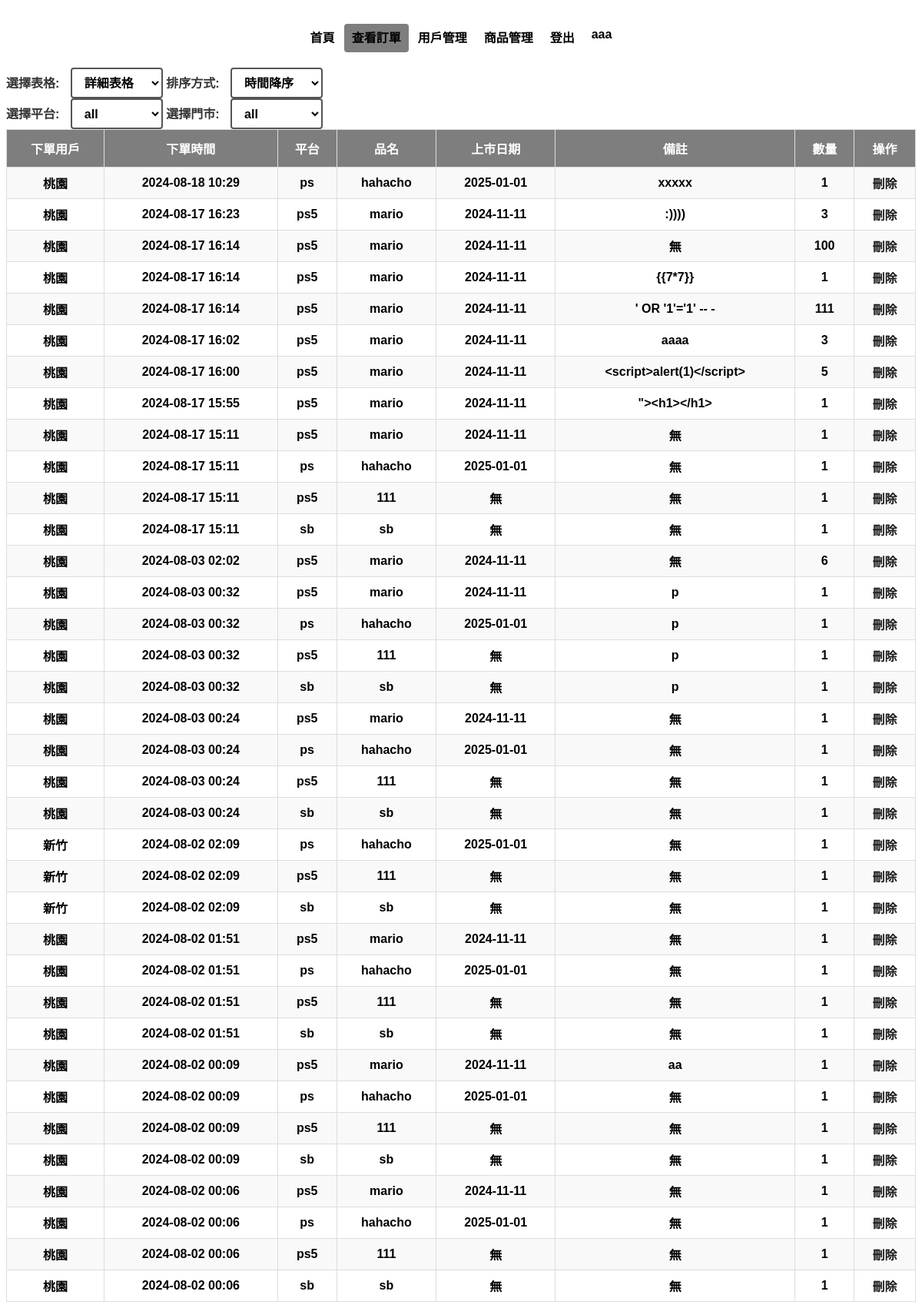
The page /op/check/ (signed in) on the database its author committed.
### base/models.py (models this page shows)
class Order(models.Model):
    id = models.AutoField(primary_key=True)
    product = models.ForeignKey(Product, on_delete=models.CASCADE, related_name='orders')  # 關聯到商品表的外鍵
    create_at = models.DateTimeField(auto_now_add=True)
    notes = models.TextField(blank=True, null=True)  # 訂單的備註
    quantity = models.IntegerField()  # 訂單中的商品數量
    user = models.ForeignKey(ExtendedUser, on_delete=models.CASCADE, related_name='orders',blank=True, null=True)

class ExtendedUser(models.Model):
    user = models.OneToOneField(User, on_delete=models.CASCADE)
    name = models.CharField(max_length=20)
    user_class = models.CharField(max_length=20)

class Product(models.Model):
    id = models.AutoField(primary_key=True)
    release_date = models.DateField(blank=True, null=True)
    platform = models.CharField(max_length=10)
    product_name = models.CharField(max_length=50)
    suggested_price = models.DecimalField(max_digits=7, decimal_places=0,blank=True, null=True)
    notes = models.TextField(blank=True, null=True)

### op/views.py (the view)
# urls.py: path("check/", CheckView.as_view(), name='check'),
class CheckView(LoginRequiredMixin, TemplateView, OpRequiredMixin):
    template_name = 'opCheck.html'
    def get_context_data(self, **kwargs):
        context = super().get_context_data(**kwargs)
        orders = Order.objects.all()
        products = Product.objects.all()
        context['orders'] = orders
        return context

### template/opCheck.html (shortened to what this page needs)
{%extends "bases/Base.html"%}
{% load static %}
{%block body%}
<div class="header">
    <header class="d-flex justify-content-center py-3">
        <ul class="nav nav-pills">
            <li class="nav-item"><a href="/op/" class="nav-link" aria-current="page">首頁</a></li>
            <li class="nav-item"><a href="/op/check/" class="nav-link active">查看訂單</a></li>
            <li class="nav-item"><a href="/op/userManage/?page=1" class="nav-link">用戶管理</a></li>
            <li class="nav-item"><a href="/op/productManage/" class="nav-link">商品管理</a></li>
            <li class="nav-item"><a href="/logout/" class="nav-link">登出</a></li>
            <li class="nav-item"><a href="/logout/" class="nav-link">{{ user.username }}</a></li>
        </ul>
    </header>
</div>
<div>
    <label for="table-select">選擇表格:</label>
    <select id="table-select">
        <option value="detail">詳細表格</option>
    </select>
    <label for="sort-select" class="detailSelect">排序方式:</label>
    <select id="sort-select" class="detailSelect">
        <option value="desc">時間降序</option>
    </select>
</div>
<div>
    <label for="platform-select">選擇平台:</label>
    <select id="platform-select">
        <option value="all">all</option>
    </select>
    <label for="store-select" class="detailSelect">選擇門市:</label>
    <select id="store-select" class="detailSelect">
        <option value="all">all</option>
    </select>
</div>
<table id="detailTable" class="detail">
    <tr>
        <th>下單用戶</th>
        <th>下單時間</th>
        <th>平台</th>
        <th>品名</th>
        <th>上市日期</th>
        <th>備註</th>
        <th>數量</th>
        <th>操作</th>
    </tr>
    {%for order in orders%}
    <tr class="trs {{order.product.platform}} {{order.user.name}}">
        <td>{{order.user.name}}</td>
        <td>{{order.create_at|date:"Y-m-d H:i"}}</td>
        <td>{{order.product.platform}}</td>
        <td>{{order.product.product_name}}</td>
        <td>{{order.product.release_date|date:"Y-m-d"|default:"無"}}</td>
        <td>{{order.notes|default:"無"}}</td>
        <td>{{order.quantity}}</td>
        <td><a href="delete/?id={{order.id}}">刪除</a></td>
    </tr>
    {%endfor%}
</table>
{%endblock%}

### static/css/setting.css (style rules this page uses)
body { background-color: rgb(255, 255, 255); font-family: '微軟正黑體', 'Arial', sans-serif; font-weight: bold; color: rgb(0, 0, 0); overflow-y:scroll; }
.header a { color: rgb(0, 0, 0); }
.header a.nav-link.active { color: rgb(0, 0, 0); background-color: #00000081; }
header { text-align: center; display: grid; align-items: center; background-color: #ffffff; height: 80px; }
ul { text-align: center; list-style-type: none; padding: 0; margin: 0; display: flex; }
header .nav { display: flex; justify-self: center; }
table { width: 100%; border-collapse: collapse; }
th, td { border: 1px solid #ddd; padding: 8px; text-align: center; }
th { background-color: #f2f2f2; text-align: center; }
tr:nth-child(even) { background-color: #f9f9f9; }
th { padding-top: 12px; padding-bottom: 12px; background-color: #00000081; color: white; }
label { color: #333; margin-right: 10px; }
select { height: 40px; width: 120px; font-size: 16px; padding: 6px 12px; border: 2px solid #555555; border-radius: 4px; background-color: transparent; color: #000000; cursor: pointer; transition: all 0.3s; font-family: '微軟正黑體', 'Arial', sans-serif; font-weight: bold; }
a { text-decoration: none; color: #1e1d1d; margin: 0 1px; border-radius: 4px; transition: all 0.3s ease; font-family: '微軟正黑體', 'Arial', sans-serif; font-weight: bold; }
.nav-link { text-decoration: none; color: #1e1d1d; padding: 10px 10px; margin: 0 1px; border-radius: 4px; transition: all 0.3s ease; font-family: '微軟正黑體', 'Arial', sans-serif; font-weight: bold; }
option { font-family: '微軟正黑體', 'Arial', sans-serif; font-weight: bold; }

### rows shown on the page
Order: user.name "桃園", create_at "2024-08-02 00:06", product.platform "ps5", product.product_name "mario", product.release_date "2024-11-11", notes "無", quantity "1"
Order: user.name "桃園", create_at "2024-08-02 00:06", product.platform "ps", product.product_name "hahacho", product.release_date "2025-01-01", notes "無", quantity "1"
Order: user.name "桃園", create_at "2024-08-02 00:06", product.platform "ps5", product.product_name "111", product.release_date "無", notes "無", quantity "1"
Order: user.name "桃園", create_at "2024-08-02 00:06", product.platform "sb", product.product_name "sb", product.release_date "無", notes "無", quantity "1"
Order: user.name "桃園", create_at "2024-08-02 00:09", product.platform "ps5", product.product_name "mario", product.release_date "2024-11-11", notes "aa", quantity "1"
Order: user.name "桃園", create_at "2024-08-02 00:09", product.platform "ps", product.product_name "hahacho", product.release_date "2025-01-01", notes "無", quantity "1"
Order: user.name "桃園", create_at "2024-08-02 00:09", product.platform "ps5", product.product_name "111", product.release_date "無", notes "無", quantity "1"
Order: user.name "桃園", create_at "2024-08-02 00:09", product.platform "sb", product.product_name "sb", product.release_date "無", notes "無", quantity "1"
Order: user.name "桃園", create_at "2024-08-02 01:51", product.platform "ps5", product.product_name "mario", product.release_date "2024-11-11", notes "無", quantity "1"
Order: user.name "桃園", create_at "2024-08-02 01:51", product.platform "ps", product.product_name "hahacho", product.release_date "2025-01-01", notes "無", quantity "1"
Order: user.name "桃園", create_at "2024-08-02 01:51", product.platform "ps5", product.product_name "111", product.release_date "無", notes "無", quantity "1"
Order: user.name "桃園", create_at "2024-08-02 01:51", product.platform "sb", product.product_name "sb", product.release_date "無", notes "無", quantity "1"
Order: user.name "新竹", create_at "2024-08-02 02:09", product.platform "ps", product.product_name "hahacho", product.release_date "2025-01-01", notes "無", quantity "1"
Order: user.name "新竹", create_at "2024-08-02 02:09", product.platform "ps5", product.product_name "111", product.release_date "無", notes "無", quantity "1"
Order: user.name "新竹", create_at "2024-08-02 02:09", product.platform "sb", product.product_name "sb", product.release_date "無", notes "無", quantity "1"
Order: user.name "桃園", create_at "2024-08-03 00:24", product.platform "ps5", product.product_name "mario", product.release_date "2024-11-11", notes "無", quantity "1"
Order: user.name "桃園", create_at "2024-08-03 00:24", product.platform "ps", product.product_name "hahacho", product.release_date "2025-01-01", notes "無", quantity "1"
Order: user.name "桃園", create_at "2024-08-03 00:24", product.platform "ps5", product.product_name "111", product.release_date "無", notes "無", quantity "1"
Order: user.name "桃園", create_at "2024-08-03 00:24", product.platform "sb", product.product_name "sb", product.release_date "無", notes "無", quantity "1"
Order: user.name "桃園", create_at "2024-08-03 00:32", product.platform "ps5", product.product_name "mario", product.release_date "2024-11-11", notes "p", quantity "1"
Order: user.name "桃園", create_at "2024-08-03 00:32", product.platform "ps", product.product_name "hahacho", product.release_date "2025-01-01", notes "p", quantity "1"
Order: user.name "桃園", create_at "2024-08-03 00:32", product.platform "ps5", product.product_name "111", product.release_date "無", notes "p", quantity "1"
Order: user.name "桃園", create_at "2024-08-03 00:32", product.platform "sb", product.product_name "sb", product.release_date "無", notes "p", quantity "1"
Order: user.name "桃園", create_at "2024-08-03 02:02", product.platform "ps5", product.product_name "mario", product.release_date "2024-11-11", notes "無", quantity "6"
Order: user.name "桃園", create_at "2024-08-17 15:11", product.platform "ps5", product.product_name "mario", product.release_date "2024-11-11", notes "無", quantity "1"
Order: user.name "桃園", create_at "2024-08-17 15:11", product.platform "ps", product.product_name "hahacho", product.release_date "2025-01-01", notes "無", quantity "1"
Order: user.name "桃園", create_at "2024-08-17 15:11", product.platform "ps5", product.product_name "111", product.release_date "無", notes "無", quantity "1"
Order: user.name "桃園", create_at "2024-08-17 15:11", product.platform "sb", product.product_name "sb", product.release_date "無", notes "無", quantity "1"
Order: user.name "桃園", create_at "2024-08-17 15:55", product.platform "ps5", product.product_name "mario", product.release_date "2024-11-11", notes "\"><h1></h1>", quantity "1"
Order: user.name "桃園", create_at "2024-08-17 16:00", product.platform "ps5", product.product_name "mario", product.release_date "2024-11-11", notes "<script>alert(1)</script>", quantity "5"
Order: user.name "桃園", create_at "2024-08-17 16:02", product.platform "ps5", product.product_name "mario", product.release_date "2024-11-11", notes "aaaa", quantity "3"
Order: user.name "桃園", create_at "2024-08-17 16:14", product.platform "ps5", product.product_name "mario", product.release_date "2024-11-11", notes "無", quantity "100"
Order: user.name "桃園", create_at "2024-08-17 16:14", product.platform "ps5", product.product_name "mario", product.release_date "2024-11-11", notes "{{7*7}}", quantity "1"
Order: user.name "桃園", create_at "2024-08-17 16:14", product.platform "ps5", product.product_name "mario", product.release_date "2024-11-11", notes "' OR '1'='1' -- -", quantity "111"
Order: user.name "桃園", create_at "2024-08-17 16:23", product.platform "ps5", product.product_name "mario", product.release_date "2024-11-11", notes ":))))", quantity "3"
Order: user.name "桃園", create_at "2024-08-18 10:29", product.platform "ps", product.product_name "hahacho", product.release_date "2025-01-01", notes "xxxxx", quantity "1"

### other values the page prints
{{ user.username }} "aaa"
